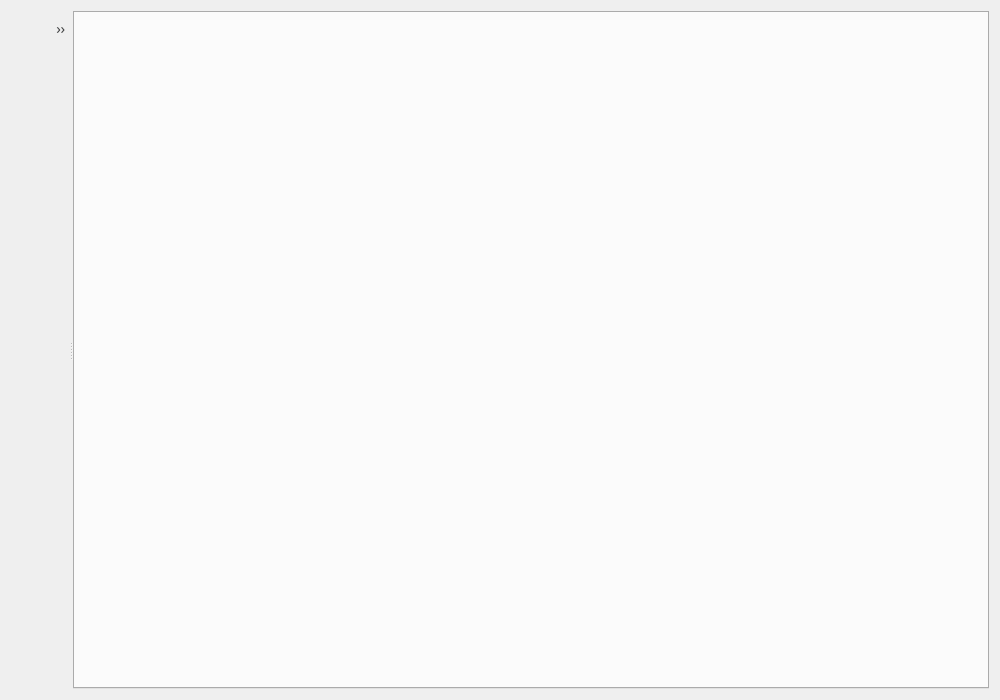
<?xml version="1.0" encoding="UTF-8"?>
<!--
  ~ Wireshark - Network traffic analyzer
  ~ By Gerald Combs <gerald@wireshark.org>
  ~ Copyright 1998 Gerald Combs
  ~
  ~ SPDX-License-Identifier: GPL-2.0-or-later
  -->
<ui version="4.0">
 <class>LuaDebuggerDialog</class>
 <widget class="QDialog" name="LuaDebuggerDialog">
  <property name="geometry">
   <rect>
    <x>0</x>
    <y>0</y>
    <width>1000</width>
    <height>700</height>
   </rect>
  </property>
  <property name="windowTitle">
   <string>Lua Debugger</string>
  </property>
  <layout class="QHBoxLayout" name="horizontalLayout">
   <item>
    <widget class="QSplitter" name="mainSplitter">
     <property name="orientation">
      <enum>Qt::Horizontal</enum>
     </property>
     <widget class="QWidget" name="leftPanel">
      <layout class="QVBoxLayout" name="leftPanelLayout">
       <property name="spacing">
        <number>2</number>
       </property>
       <property name="leftMargin">
        <number>0</number>
       </property>
       <property name="topMargin">
        <number>0</number>
       </property>
       <property name="rightMargin">
        <number>0</number>
       </property>
       <property name="bottomMargin">
        <number>0</number>
       </property>
      <item>
       <widget class="QToolBar" name="toolBar">
        <property name="movable">
         <bool>false</bool>
        </property>
        <property name="floatable">
         <bool>false</bool>
        </property>
        <addaction name="actionSepBeforeContinue"/>
        <addaction name="actionContinue"/>
        <addaction name="actionStepOver"/>
        <addaction name="actionStepIn"/>
        <addaction name="actionStepOut"/>
        <addaction name="actionRunToLine"/>
        <addaction name="actionSepAfterStep"/>
        <addaction name="actionOpenFile"/>
        <addaction name="actionSaveFile"/>
        <addaction name="actionSepAfterSave"/>
        <addaction name="actionReloadLuaPlugins"/>
       </widget>
      </item>
       <item>
        <widget class="QSplitter" name="leftSplitter">
         <property name="orientation">
          <enum>Qt::Vertical</enum>
         </property>
         <property name="childrenCollapsible">
          <bool>false</bool>
         </property>
        </widget>
       </item>
      </layout>
     </widget>
     <widget class="QWidget" name="codeEditorSide">
      <layout class="QVBoxLayout" name="codeEditorSideLayout">
       <property name="spacing">
        <number>0</number>
       </property>
       <property name="leftMargin">
        <number>0</number>
       </property>
       <property name="topMargin">
        <number>0</number>
       </property>
       <property name="rightMargin">
        <number>0</number>
       </property>
       <property name="bottomMargin">
        <number>0</number>
       </property>
       <item>
        <widget class="LuaDebuggerFindFrame" name="luaDebuggerFindFrame" native="true"/>
       </item>
       <item>
        <widget class="LuaDebuggerGoToLineFrame" name="luaDebuggerGoToLineFrame" native="true"/>
       </item>
       <item>
        <widget class="QTabWidget" name="codeTabWidget">
         <property name="currentIndex">
          <number>-1</number>
         </property>
         <property name="tabsClosable">
          <bool>true</bool>
         </property>
        </widget>
       </item>
      </layout>
     </widget>
    </widget>
   </item>
  </layout>
  <action name="actionContinue">
   <property name="icon">
    <iconset theme="media-playback-start"/>
   </property>
   <property name="text">
    <string>Continue</string>
   </property>
   <property name="shortcut">
    <string>F5</string>
   </property>
  </action>
  <action name="actionSepBeforeContinue">
   <property name="separator">
    <bool>true</bool>
   </property>
  </action>
  <action name="actionSepAfterStep">
   <property name="separator">
    <bool>true</bool>
   </property>
  </action>
  <action name="actionStepOver">
   <property name="icon">
    <iconset theme="debug-step-over"/>
   </property>
   <property name="text">
    <string>Step Over</string>
   </property>
   <property name="shortcut">
    <string>F10</string>
   </property>
  </action>
  <action name="actionStepIn">
   <property name="icon">
    <iconset theme="debug-step-into"/>
   </property>
   <property name="text">
    <string>Step Into</string>
   </property>
   <property name="shortcut">
    <string>F11</string>
   </property>
  </action>
  <action name="actionStepOut">
   <property name="icon">
    <iconset theme="debug-step-out"/>
   </property>
   <property name="text">
    <string>Step Out</string>
   </property>
   <property name="shortcut">
    <string>Shift+F11</string>
   </property>
  </action>
  <action name="actionRunToLine">
   <property name="text">
    <string>Run to this line</string>
   </property>
   <property name="toolTip">
    <string>Run to this line</string>
   </property>
  </action>
  <action name="actionOpenFile">
   <property name="icon">
    <iconset theme="document-open"/>
   </property>
   <property name="text">
    <string>Open File</string>
   </property>
  </action>
  <action name="actionSaveFile">
   <property name="icon">
    <iconset theme="document-save"/>
   </property>
   <property name="text">
    <string>Save</string>
   </property>
   <property name="shortcut">
    <string>Ctrl+S</string>
   </property>
  </action>
  <action name="actionSepAfterSave">
   <property name="separator">
    <bool>true</bool>
   </property>
  </action>
  <action name="actionFind">
   <property name="icon">
    <iconset theme="edit-find"/>
   </property>
   <property name="text">
    <string>Find…</string>
   </property>
   <property name="shortcut">
    <string>Ctrl+F</string>
   </property>
  </action>
  <action name="actionGoToLine">
   <property name="text">
    <string>Go to Line…</string>
   </property>
   <property name="shortcut">
    <string>Ctrl+G</string>
   </property>
  </action>
  <action name="actionSepAfterEditor">
   <property name="separator">
    <bool>true</bool>
   </property>
  </action>
  <action name="actionReloadLuaPlugins">
   <property name="icon">
    <iconset theme="view-refresh"/>
   </property>
   <property name="text">
    <string>Reload Lua Plugins</string>
   </property>
   <property name="shortcut">
    <string>Ctrl+Shift+L</string>
   </property>
  </action>
  <action name="actionAddWatch">
   <property name="icon">
    <iconset theme="list-add"/>
   </property>
   <property name="text">
    <string>Add Watch</string>
   </property>
   <property name="toolTip">
    <string>Add Watch</string>
   </property>
   <property name="shortcut">
    <string>Ctrl+Shift+W</string>
   </property>
  </action>
 </widget>
 <customwidgets>
  <customwidget>
   <class>LuaDebuggerCodeView</class>
   <extends>QWidget</extends>
   <header>lua_debugger_code_view.h</header>
  </customwidget>
  <customwidget>
   <class>LuaDebuggerFindFrame</class>
   <extends>QFrame</extends>
   <header>lua_debugger_find_frame.h</header>
  </customwidget>
  <customwidget>
   <class>LuaDebuggerGoToLineFrame</class>
   <extends>QFrame</extends>
   <header>lua_debugger_goto_line_frame.h</header>
  </customwidget>
 </customwidgets>
 <resources/>
 <connections/>
</ui>
